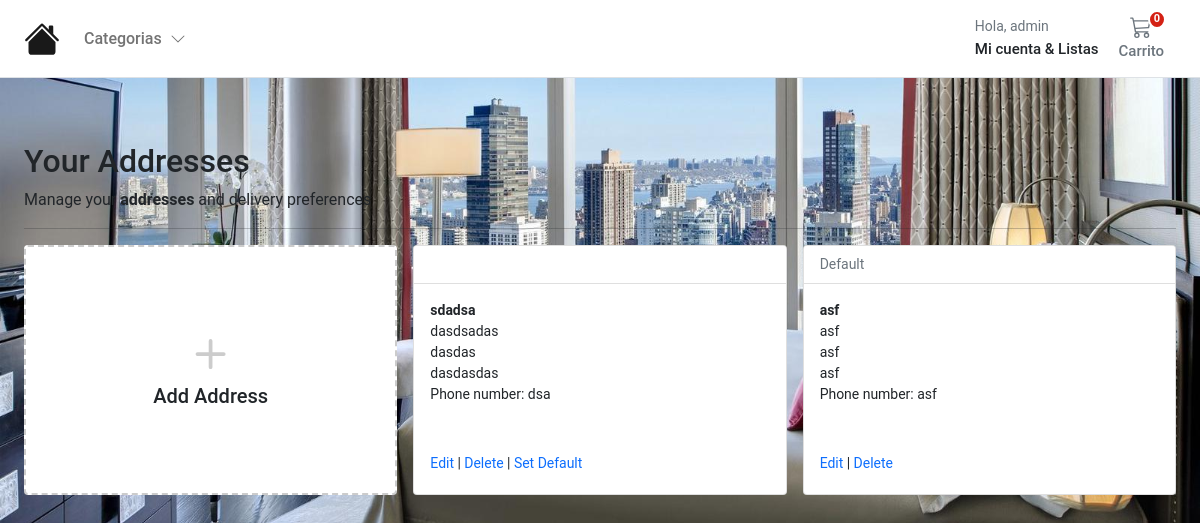
/account/addresses/ (signed in), run on the app's committed database.
### account/models.py (models this page shows, shortened)
class Customer(AbstractBaseUser, PermissionsMixin):
    email = models.EmailField(_('email address'), unique=True)
    name = models.CharField(max_length=150)
    mobile = models.CharField(max_length=20, blank=True)
    is_active = models.BooleanField(default=False)
    is_staff = models.BooleanField(default=False)
    created = models.DateTimeField(auto_now_add=True)
    updated = models.DateTimeField(auto_now=True)
    objects = CustomAccountManager()
    USERNAME_FIELD = 'email'
    REQUIRED_FIELDS = ['name']
    class Meta:
        verbose_name = "Accounts"
        verbose_name_plural = "Accounts"

class Address(models.Model):
    id = models.UUIDField(primary_key=True, default=uuid.uuid4, editable=False)
    customer = models.ForeignKey(Customer, verbose_name=_("Customer"), on_delete=models.CASCADE)
    full_name = models.CharField(_("Nombre Entero"), max_length=150)
    phone = models.CharField(_("Telefono"), max_length=50)
    address_line = models.CharField(_("Block"), max_length=255)
    address_line2 = models.CharField(_("Departamento"), max_length=255)
    town_city = models.CharField(_("Ciudad"), max_length=150)
    delivery_instructions = models.CharField(_("Delivery Instructions"), max_length=255)
    created_at = models.DateTimeField(_("Created at"), auto_now_add=True)
    updated_at = models.DateTimeField(_("Updated at"), auto_now=True)
    default = models.BooleanField(_("Default"), default=False)
    class Meta:
        verbose_name = "Address"
        verbose_name_plural = "Addresses"

### account/views.py (the view)
# urls.py: path("addresses/", views.view_address, name="addresses"),
@login_required
def view_address(request):
    addresses = Address.objects.filter(customer=request.user)
    return render(request, "account/dashboard/addresses.html", {"addresses": addresses})

### basket/basket.py (called while the page is built)
    def __len__(self):
        return sum(item["qty"] for item in self.basket.values())

### basket/context_processors.py (called while the page is built)
def basket(request):
    return {'basket': Basket(request)}

### store/context_processors.py (called while the page is built)
def categories(request):
    return {"categories": Category.objects.filter(level=0)}

### store/models.py (called while the page is built)
    def get_absolute_url(self):
        return reverse("store:category_list", args=[self.slug])

### templates/account/dashboard/addresses.html (shortened to what this page needs)
{% extends "../sub_base.html" %}
{% block sub_content %}
<h1 class="h2">Your Addresses</h1>
<div>Manage your <b>addresses</b> and delivery preferences</div>
<hr />
<div class="container px-0">
  <div class="row row-cols-1 row-cols-sm-2 row-cols-md-3 g-3">
    <div class="col">
      <a href="{% url "account:add_address" %}" class="text-reset text-decoration-none" role="button"
        style="max-width: 540px;">
        <div class="card mb-3 h-100" style="border: dashed 2px #ccc;">
          <div class="row g-0 h-100">
            <div class="col-12" style="min-height:100px">
              <div class="card-body text-center position-absolute top-50 start-50 translate-middle">
                <svg style="color:#ccc;" xmlns="http://www.w3.org/2000/svg" width="60" height="60" fill="currentColor"
                  class="bi bi-plus" viewBox="0 0 16 16">
                  <path
                    d="M8 4a.5.5 0 0 1 .5.5v3h3a.5.5 0 0 1 0 1h-3v3a.5.5 0 0 1-1 0v-3h-3a.5.5 0 0 1 0-1h3v-3A.5.5 0 0 1 8 4z" />
                </svg>
                <h1 class="h5">Add Address</h1>
              </div>
            </div>
          </div>
        </div>
      </a>
    </div>
    {% for address in addresses %}
    <div class="col">
      <div class="card pb-3">
        <div class="card-header bg-white small text-muted">
          {% if address.default %}
            Default
          {% endif %}
        </div>
        <div class="card-body small pb-1">
          <p class="card-text m-0 fw-bold">{{address.full_name}}</p>
          <p class="card-text m-0">{{address.address_line}}</p>
          <p class="card-text m-0">{{address.address_line2}}</p>
          <p class="card-text m-0">{{address.town_city}}</p>
          <p class="card-text m-0">Phone number: {{address.phone}}</p>
          <div class="pt-5">
            <a href="{% url 'account:edit_address' address.id %}" class="text-decoration-none">Edit</a>
            |
            <a href="{% url 'account:delete_address' address.id %}" class="text-decoration-none">Delete</a>
            {% if not address.default %}
            | <a href="{% url 'account:set_default' address.id %}" class="text-decoration-none">Set Default</a>
            {% endif %}
          </div>
        </div>
      </div>
    </div>
    {% endfor %}
  </div>
</div>
{% endblock %}

### templates/base.html (shortened to what this page needs)
{% load static %}
<!DOCTYPE html>
<html>
<head>
  <link href="https://cdn.jsdelivr.net/npm/bootstrap@5.0.0-beta1/dist/css/bootstrap.min.css" rel="stylesheet"
>
  <link rel="stylesheet" href="{% static 'core/css/base.css' %}">
  <link rel="stylesheet" href="{% static 'store/css/store.css' %}">
  <link rel="stylesheet" href="{% block stylesheet %}{% endblock %}">
</head>
<body>
  <header class="pb-3">
    <nav class="navbar navbar-expand-md navbar-light bg-white border-bottom">
      <div class="container-fluid px-md-4">
        <div class="d-flex w-100 navbar-collapse">
          <a class="navbar-brand d-flex-inline" href="/">
          </a>
          <ul class="navbar-nav me-auto mb-2 mb-md-0">
            <li class="nav-item dropdown">
              <a class="nav-link dropdown-toggle d-none d-md-block fw500" href="#" id="navbarDropdown" role="button"
                data-bs-toggle="dropdown" aria-expanded="false">
                Categorias
                <i class="ps-1"><svg xmlns="http://www.w3.org/2000/svg" width="16" height="16" fill="currentColor"
                    class="bi bi-chevron-down" viewBox="0 0 16 16">
                    <path fill-rule="evenodd"
                      d="M1.646 4.646a.5.5 0 0 1 .708 0L8 10.293l5.646-5.647a.5.5 0 0 1 .708.708l-6 6a.5.5 0 0 1-.708 0l-6-6a.5.5 0 0 1 0-.708z" />
                  </svg></i>
              </a>
            </li>
          </ul>
          <div>
            <div class="collapse navbar-collapse" id="navbarSupportedContent2">
              <ul class="navbar-nav me-auto mb-2 mb-lg-0">
                <li class="nav-item dropdown">
                  <a class="nav-link dropdown-toggle text-reset" href="#" id="navbarDropdown" role="button"
                    data-bs-toggle="dropdown" aria-expanded="false">
                    <div class="small text-muted">Hola,
                      {% if user.is_authenticated %}
                        {{ request.user.name }}
                      {% else %}
                      @{{user.username}}
                      {% endif %}
                    </div>
                    <span class="fs15 fw500">Mi cuenta &amp; Listas
                    </span>
                  </a>
                </li>
              </ul>
            </div>
          </div>
          <a type="button" role="button" href="{% url "basket:basket_summary" %}"
            class="btn btn-outline-secondary border-0 basket-btn">
            {% with total_qty=basket|length %}
            <div id="basket-qty" class="basket-qty">
              {% if total_qty > 0 %}
              {{ total_qty }}
              {% else %}
              0
              {% endif %}
            </div>
            {% endwith %}
            <div>
            </div>
            <span class="fs15 fw500">Carrito</span>
          </a>
        </div>
      </div>
    </nav>
  </header>
  <main class="pt-5">
    <div id="content">{% block content %} {% endblock %}</div>
  </main>
</body>
</html>

### static/core/css/base.css (style rules this page uses)
@media (min-width: 1000px) { .container { max-width: 1000px; } }
@media (max-width: 1200px) { .container { max-width: 100%; padding: 0 24px; } }
.dropdown-toggle::after { display: none; }
body { background-color: #EDF2F7; font-family: 'Open Sans', sans-serif; background: url('../../store/css/photographer.jpg') center / cover; }
html, body, p, div { letter-spacing: -0.02px; font-family: 'Roboto', sans-serif; }
.fs15 { font-size: 0.9375rem; }
.fw500 { font-weight: 500; }
.basket-qty { color: #fff; background: #d42114; border: 2px solid #fff; border-radius: 50%; text-align: center; font-size: 11px; height: 15px; width: 14px; position: absolute; box-sizing: content-box; font-weight: 600; display: flex; justify-content: center; align-items: center; top: 1px; right: 10px; }
.basket-btn { position: relative; }

### data on the page
Customer: user.name "admin"
Address: full_name "sdadsa", address_line "dasdsadas", address_line2 "dasdas", town_city "dasdasdas", phone "dsa", default "Set Default"
Address: default "Default", full_name "asf", address_line "asf", address_line2 "asf", town_city "asf", phone "asf"
